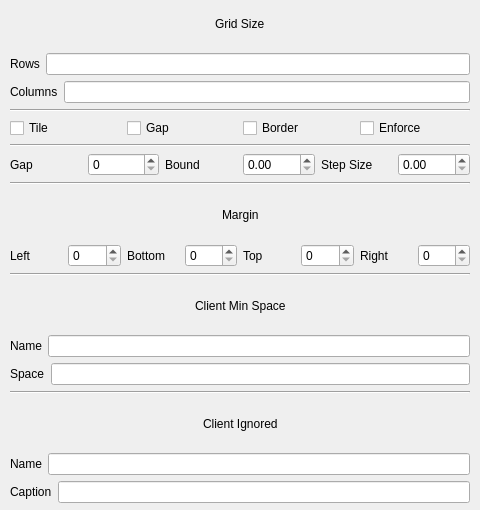
<?xml version="1.0" encoding="UTF-8"?>
<ui version="4.0">
 <class>KWin::GridTilingConfigForm</class>
 <widget class="QWidget" name="KWin::GridTilingConfigForm">
  <property name="geometry">
   <rect>
    <x>0</x>
    <y>0</y>
    <width>480</width>
    <height>510</height>
   </rect>
  </property>
  <property name="minimumSize">
   <size>
    <width>480</width>
    <height>510</height>
   </size>
  </property>
  <property name="windowTitle">
   <string>Grid Tiling</string>
  </property>
  <widget class="QWidget" name="verticalLayoutWidget_3">
   <property name="geometry">
    <rect>
     <x>10</x>
     <y>0</y>
     <width>460</width>
     <height>503</height>
    </rect>
   </property>
   <layout class="QVBoxLayout" name="main">
    <item>
     <layout class="QHBoxLayout" name="gridHeaderLayout">
      <item>
       <spacer name="gridHeaderLeftSpacer">
        <property name="orientation">
         <enum>Qt::Horizontal</enum>
        </property>
        <property name="sizeHint" stdset="0">
         <size>
          <width>40</width>
          <height>20</height>
         </size>
        </property>
       </spacer>
      </item>
      <item>
       <widget class="QLabel" name="gridHeaderLabel">
        <property name="toolTip">
         <string/>
        </property>
        <property name="text">
         <string>Grid Size</string>
        </property>
       </widget>
      </item>
      <item>
       <spacer name="gridHeaderRightSpacer">
        <property name="orientation">
         <enum>Qt::Horizontal</enum>
        </property>
        <property name="sizeHint" stdset="0">
         <size>
          <width>40</width>
          <height>20</height>
         </size>
        </property>
       </spacer>
      </item>
     </layout>
    </item>
    <item>
     <layout class="QHBoxLayout" name="rowsLayout">
      <item>
       <widget class="QLabel" name="rowsLabel">
        <property name="text">
         <string>Rows</string>
        </property>
       </widget>
      </item>
      <item>
       <widget class="QLineEdit" name="kcfg_rows"/>
      </item>
     </layout>
    </item>
    <item>
     <layout class="QHBoxLayout" name="columnsLayout">
      <item>
       <widget class="QLabel" name="columnsLabel">
        <property name="text">
         <string>Columns</string>
        </property>
       </widget>
      </item>
      <item>
       <widget class="QLineEdit" name="kcfg_columns"/>
      </item>
     </layout>
    </item>
    <item>
     <widget class="Line" name="lineDivider0">
      <property name="orientation">
       <enum>Qt::Horizontal</enum>
      </property>
     </widget>
    </item>
    <item>
     <layout class="QHBoxLayout" name="toggleLayout">
      <item>
       <widget class="QCheckBox" name="kcfg_tile">
        <property name="text">
         <string>Tile</string>
        </property>
       </widget>
      </item>
      <item>
       <widget class="QCheckBox" name="kcfg_gapShow">
        <property name="text">
         <string>Gap</string>
        </property>
       </widget>
      </item>
      <item>
       <widget class="QCheckBox" name="kcfg_border">
        <property name="text">
         <string>Border</string>
        </property>
       </widget>
      </item>
      <item>
       <widget class="QCheckBox" name="kcfg_enforce">
        <property name="text">
         <string>Enforce</string>
        </property>
       </widget>
      </item>
     </layout>
    </item>
    <item>
     <widget class="Line" name="lineDivider1">
      <property name="orientation">
       <enum>Qt::Horizontal</enum>
      </property>
     </widget>
    </item>
    <item>
     <layout class="QHBoxLayout" name="parameterLayout">
      <item>
       <widget class="QLabel" name="gapLabel">
        <property name="text">
         <string>Gap</string>
        </property>
       </widget>
      </item>
      <item>
       <widget class="QSpinBox" name="kcfg_gap">
        <property name="minimum">
         <number>0</number>
        </property>
       </widget>
      </item>
      <item>
       <widget class="QLabel" name="dividerBoundLabel">
        <property name="text">
         <string>Bound</string>
        </property>
       </widget>
      </item>
      <item>
       <widget class="QDoubleSpinBox" name="kcfg_dividerBound">
        <property name="maximum">
         <double>0.500000000000000</double>
        </property>
        <property name="singleStep">
         <double>0.050000000000000</double>
        </property>
       </widget>
      </item>
      <item>
       <widget class="QLabel" name="dividerStepSizeLabel">
        <property name="text">
         <string>Step Size</string>
        </property>
       </widget>
      </item>
      <item>
       <widget class="QDoubleSpinBox" name="kcfg_dividerStep">
        <property name="maximum">
         <double>0.500000000000000</double>
        </property>
        <property name="singleStep">
         <double>0.010000000000000</double>
        </property>
       </widget>
      </item>
     </layout>
    </item>
    <item>
     <widget class="Line" name="lineDivider2">
      <property name="orientation">
       <enum>Qt::Horizontal</enum>
      </property>
     </widget>
    </item>
    <item>
     <layout class="QHBoxLayout" name="marginHeaderLayout">
      <item>
       <spacer name="marginHeaderLeftSpacer">
        <property name="orientation">
         <enum>Qt::Horizontal</enum>
        </property>
        <property name="sizeHint" stdset="0">
         <size>
          <width>40</width>
          <height>20</height>
         </size>
        </property>
       </spacer>
      </item>
      <item>
       <widget class="QLabel" name="marginHeaderLabel">
        <property name="layoutDirection">
         <enum>Qt::LeftToRight</enum>
        </property>
        <property name="text">
         <string>Margin</string>
        </property>
       </widget>
      </item>
      <item>
       <spacer name="marginHeaderRightSpacer">
        <property name="orientation">
         <enum>Qt::Horizontal</enum>
        </property>
        <property name="sizeHint" stdset="0">
         <size>
          <width>40</width>
          <height>20</height>
         </size>
        </property>
       </spacer>
      </item>
     </layout>
    </item>
    <item>
     <layout class="QHBoxLayout" name="marginLayout">
      <item>
       <widget class="QLabel" name="marginLeftLabel">
        <property name="text">
         <string>Left</string>
        </property>
       </widget>
      </item>
      <item>
       <widget class="QSpinBox" name="kcfg_marginLeft"/>
      </item>
      <item>
       <widget class="QLabel" name="marginBottomLabel">
        <property name="text">
         <string>Bottom</string>
        </property>
       </widget>
      </item>
      <item>
       <widget class="QSpinBox" name="kcfg_marginBottom"/>
      </item>
      <item>
       <widget class="QLabel" name="marginTopLabel">
        <property name="text">
         <string>Top</string>
        </property>
       </widget>
      </item>
      <item>
       <widget class="QSpinBox" name="kcfg_marginTop"/>
      </item>
      <item>
       <widget class="QLabel" name="marginRightLabel">
        <property name="text">
         <string>Right</string>
        </property>
       </widget>
      </item>
      <item>
       <widget class="QSpinBox" name="kcfg_marginRight"/>
      </item>
     </layout>
    </item>
    <item>
     <widget class="Line" name="lineDivider3">
      <property name="orientation">
       <enum>Qt::Horizontal</enum>
      </property>
     </widget>
    </item>
    <item>
     <layout class="QHBoxLayout" name="minSpaceHeaderLayout">
      <item>
       <spacer name="minSpaceHeaderLeftSpacer">
        <property name="orientation">
         <enum>Qt::Horizontal</enum>
        </property>
        <property name="sizeHint" stdset="0">
         <size>
          <width>40</width>
          <height>20</height>
         </size>
        </property>
       </spacer>
      </item>
      <item>
       <widget class="QLabel" name="minSpaceHeaderLabel">
        <property name="maximumSize">
         <size>
          <width>16777215</width>
          <height>16777215</height>
         </size>
        </property>
        <property name="text">
         <string>Client Min Space</string>
        </property>
       </widget>
      </item>
      <item>
       <spacer name="minSpaceHeaderRightSpacer">
        <property name="orientation">
         <enum>Qt::Horizontal</enum>
        </property>
        <property name="sizeHint" stdset="0">
         <size>
          <width>40</width>
          <height>20</height>
         </size>
        </property>
       </spacer>
      </item>
     </layout>
    </item>
    <item>
     <layout class="QHBoxLayout" name="minSpaceNameLayout">
      <item>
       <widget class="QLabel" name="minSpaceNameLabel">
        <property name="text">
         <string>Name</string>
        </property>
       </widget>
      </item>
      <item>
       <widget class="QLineEdit" name="kcfg_minSpaceNames">
        <property name="text">
         <string/>
        </property>
       </widget>
      </item>
     </layout>
    </item>
    <item>
     <layout class="QHBoxLayout" name="minSpaceValueLayout">
      <item>
       <widget class="QLabel" name="minSpaceValueLabel">
        <property name="text">
         <string>Space</string>
        </property>
       </widget>
      </item>
      <item>
       <widget class="QLineEdit" name="kcfg_minSpaceValues">
        <property name="text">
         <string/>
        </property>
       </widget>
      </item>
     </layout>
    </item>
    <item>
     <widget class="Line" name="lineDivider4">
      <property name="orientation">
       <enum>Qt::Horizontal</enum>
      </property>
     </widget>
    </item>
    <item>
     <layout class="QHBoxLayout" name="ignoredHeaderLayout">
      <item>
       <spacer name="ignoredHeaderLeftSpacer">
        <property name="orientation">
         <enum>Qt::Horizontal</enum>
        </property>
        <property name="sizeHint" stdset="0">
         <size>
          <width>40</width>
          <height>20</height>
         </size>
        </property>
       </spacer>
      </item>
      <item>
       <widget class="QLabel" name="ignoredHeaderLabel">
        <property name="maximumSize">
         <size>
          <width>16777215</width>
          <height>16777215</height>
         </size>
        </property>
        <property name="text">
         <string>Client Ignored</string>
        </property>
       </widget>
      </item>
      <item>
       <spacer name="ignoredHeaderRightSpacer">
        <property name="orientation">
         <enum>Qt::Horizontal</enum>
        </property>
        <property name="sizeHint" stdset="0">
         <size>
          <width>40</width>
          <height>20</height>
         </size>
        </property>
       </spacer>
      </item>
     </layout>
    </item>
    <item>
     <layout class="QHBoxLayout" name="ignoredNameLayout">
      <item>
       <widget class="QLabel" name="ignoredNameLabel">
        <property name="text">
         <string>Name</string>
        </property>
       </widget>
      </item>
      <item>
       <widget class="QLineEdit" name="kcfg_ignoredNames">
        <property name="text">
         <string/>
        </property>
       </widget>
      </item>
     </layout>
    </item>
    <item>
     <layout class="QHBoxLayout" name="ignoredCaptionLayout">
      <item>
       <widget class="QLabel" name="ignoredCaptionLabel">
        <property name="text">
         <string>Caption</string>
        </property>
       </widget>
      </item>
      <item>
       <widget class="QLineEdit" name="kcfg_ignoredCaptions">
        <property name="text">
         <string/>
        </property>
       </widget>
      </item>
     </layout>
    </item>
   </layout>
  </widget>
 </widget>
 <resources/>
 <connections/>
</ui>
